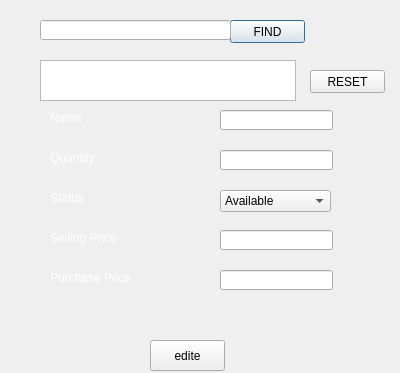
<?xml version="1.0" encoding="UTF-8"?>
<ui version="4.0">
 <class>updateitems</class>
 <widget class="QDialog" name="updateitems">
  <property name="geometry">
   <rect>
    <x>0</x>
    <y>0</y>
    <width>400</width>
    <height>373</height>
   </rect>
  </property>
  <property name="windowTitle">
   <string>Dialog</string>
  </property>
  <widget class="QPushButton" name="find">
   <property name="geometry">
    <rect>
     <x>230</x>
     <y>20</y>
     <width>75</width>
     <height>23</height>
    </rect>
   </property>
   <property name="text">
    <string>FIND</string>
   </property>
  </widget>
  <widget class="QLineEdit" name="findline">
   <property name="geometry">
    <rect>
     <x>40</x>
     <y>20</y>
     <width>191</width>
     <height>20</height>
    </rect>
   </property>
  </widget>
  <widget class="QTableView" name="tfind">
   <property name="geometry">
    <rect>
     <x>40</x>
     <y>60</y>
     <width>256</width>
     <height>41</height>
    </rect>
   </property>
  </widget>
  <widget class="QPushButton" name="reset">
   <property name="geometry">
    <rect>
     <x>310</x>
     <y>70</y>
     <width>75</width>
     <height>23</height>
    </rect>
   </property>
   <property name="text">
    <string>RESET</string>
   </property>
  </widget>
  <widget class="QComboBox" name="cmbStatus">
   <property name="geometry">
    <rect>
     <x>220</x>
     <y>190</y>
     <width>111</width>
     <height>22</height>
    </rect>
   </property>
   <item>
    <property name="text">
     <string>Available</string>
    </property>
   </item>
   <item>
    <property name="text">
     <string>Expired</string>
    </property>
   </item>
   <item>
    <property name="text">
     <string>Sold</string>
    </property>
   </item>
   <item>
    <property name="text">
     <string>Return</string>
    </property>
   </item>
   <item>
    <property name="text">
     <string>Spoiled</string>
    </property>
   </item>
  </widget>
  <widget class="QPushButton" name="edite">
   <property name="geometry">
    <rect>
     <x>150</x>
     <y>340</y>
     <width>75</width>
     <height>31</height>
    </rect>
   </property>
   <property name="font">
    <font>
     <pointsize>9</pointsize>
    </font>
   </property>
   <property name="styleSheet">
    <string notr="true">background-image: url(:/imagestart/pic/t1.jpg);</string>
   </property>
   <property name="text">
    <string>edite</string>
   </property>
  </widget>
  <widget class="QLabel" name="label_7">
   <property name="geometry">
    <rect>
     <x>50</x>
     <y>270</y>
     <width>121</width>
     <height>16</height>
    </rect>
   </property>
   <property name="font">
    <font>
     <pointsize>9</pointsize>
    </font>
   </property>
   <property name="styleSheet">
    <string notr="true">background-image: url(:/imagestart/pic/t1.jpg);
color: rgb(255, 255, 255);</string>
   </property>
   <property name="text">
    <string>Purchase Price</string>
   </property>
  </widget>
  <widget class="QLineEdit" name="txtPurchasePrice">
   <property name="geometry">
    <rect>
     <x>220</x>
     <y>270</y>
     <width>113</width>
     <height>20</height>
    </rect>
   </property>
   <property name="font">
    <font>
     <pointsize>9</pointsize>
    </font>
   </property>
   <property name="styleSheet">
    <string notr="true">background-image: url(:/imagestart/pic/t1.jpg);</string>
   </property>
  </widget>
  <widget class="QLabel" name="label_3">
   <property name="geometry">
    <rect>
     <x>50</x>
     <y>190</y>
     <width>121</width>
     <height>16</height>
    </rect>
   </property>
   <property name="font">
    <font>
     <pointsize>9</pointsize>
    </font>
   </property>
   <property name="styleSheet">
    <string notr="true">background-image: url(:/imagestart/pic/t1.jpg);
color: rgb(255, 255, 255);</string>
   </property>
   <property name="text">
    <string>Status</string>
   </property>
  </widget>
  <widget class="QLabel" name="resl">
   <property name="geometry">
    <rect>
     <x>90</x>
     <y>300</y>
     <width>191</width>
     <height>20</height>
    </rect>
   </property>
   <property name="styleSheet">
    <string notr="true">background-image: url(:/imagestart/pic/t1.jpg);</string>
   </property>
   <property name="text">
    <string/>
   </property>
  </widget>
  <widget class="QLabel" name="label_6">
   <property name="geometry">
    <rect>
     <x>50</x>
     <y>230</y>
     <width>121</width>
     <height>16</height>
    </rect>
   </property>
   <property name="font">
    <font>
     <pointsize>9</pointsize>
    </font>
   </property>
   <property name="styleSheet">
    <string notr="true">background-image: url(:/imagestart/pic/t1.jpg);
color: rgb(255, 255, 255);</string>
   </property>
   <property name="text">
    <string>Selling Price</string>
   </property>
  </widget>
  <widget class="QLineEdit" name="txtName">
   <property name="geometry">
    <rect>
     <x>220</x>
     <y>110</y>
     <width>113</width>
     <height>20</height>
    </rect>
   </property>
   <property name="font">
    <font>
     <pointsize>9</pointsize>
    </font>
   </property>
   <property name="styleSheet">
    <string notr="true">background-image: url(:/imagestart/pic/t1.jpg);</string>
   </property>
  </widget>
  <widget class="QLabel" name="label_2">
   <property name="geometry">
    <rect>
     <x>50</x>
     <y>150</y>
     <width>121</width>
     <height>16</height>
    </rect>
   </property>
   <property name="font">
    <font>
     <pointsize>9</pointsize>
    </font>
   </property>
   <property name="styleSheet">
    <string notr="true">background-image: url(:/imagestart/pic/t1.jpg);
color: rgb(255, 255, 255);</string>
   </property>
   <property name="text">
    <string>Quantity</string>
   </property>
  </widget>
  <widget class="QLineEdit" name="txtQuantity">
   <property name="geometry">
    <rect>
     <x>220</x>
     <y>150</y>
     <width>113</width>
     <height>20</height>
    </rect>
   </property>
   <property name="font">
    <font>
     <pointsize>9</pointsize>
    </font>
   </property>
   <property name="styleSheet">
    <string notr="true">background-image: url(:/imagestart/pic/t1.jpg);</string>
   </property>
  </widget>
  <widget class="QLabel" name="label">
   <property name="geometry">
    <rect>
     <x>50</x>
     <y>110</y>
     <width>121</width>
     <height>16</height>
    </rect>
   </property>
   <property name="font">
    <font>
     <pointsize>9</pointsize>
    </font>
   </property>
   <property name="styleSheet">
    <string notr="true">background-image: url(:/imagestart/pic/t1.jpg);
color: rgb(255, 255, 255);</string>
   </property>
   <property name="text">
    <string>Name</string>
   </property>
  </widget>
  <widget class="QLineEdit" name="txtSellingPrice">
   <property name="geometry">
    <rect>
     <x>220</x>
     <y>230</y>
     <width>113</width>
     <height>20</height>
    </rect>
   </property>
   <property name="font">
    <font>
     <pointsize>9</pointsize>
    </font>
   </property>
   <property name="styleSheet">
    <string notr="true">background-image: url(:/imagestart/pic/t1.jpg);</string>
   </property>
  </widget>
 </widget>
 <resources/>
 <connections/>
</ui>
